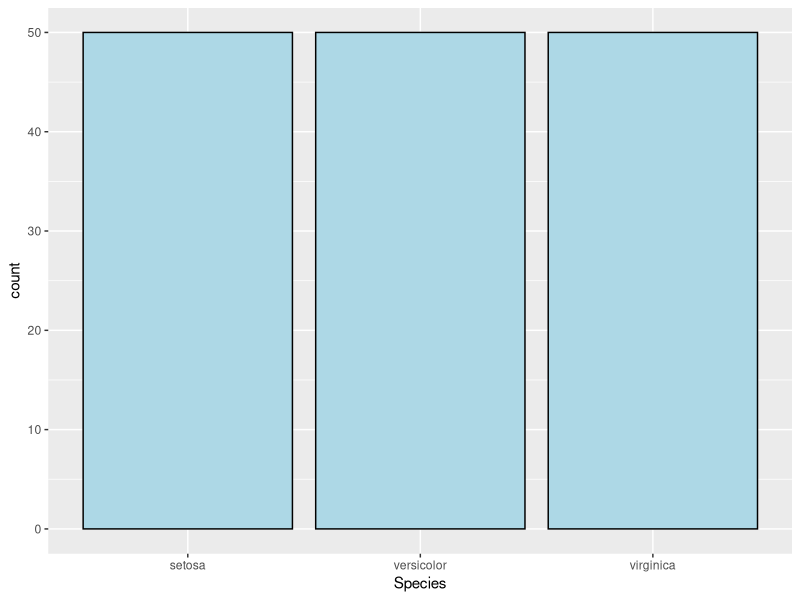
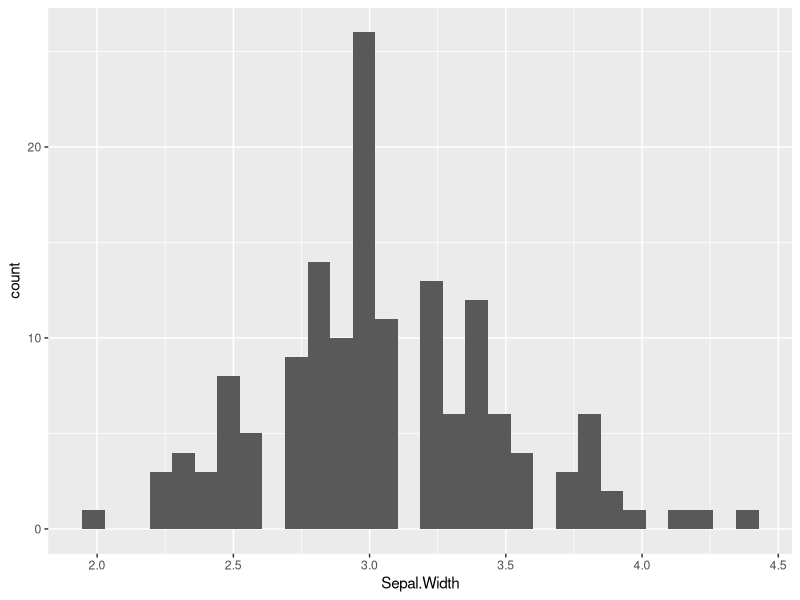
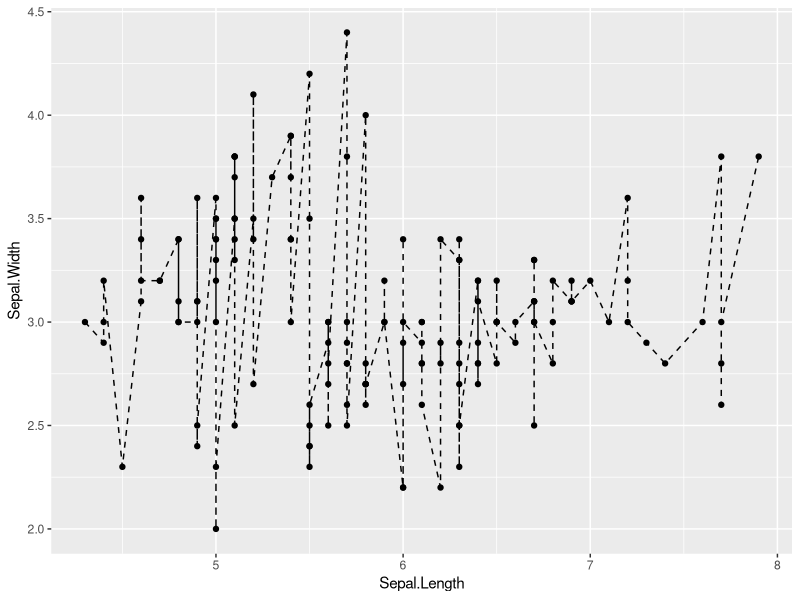
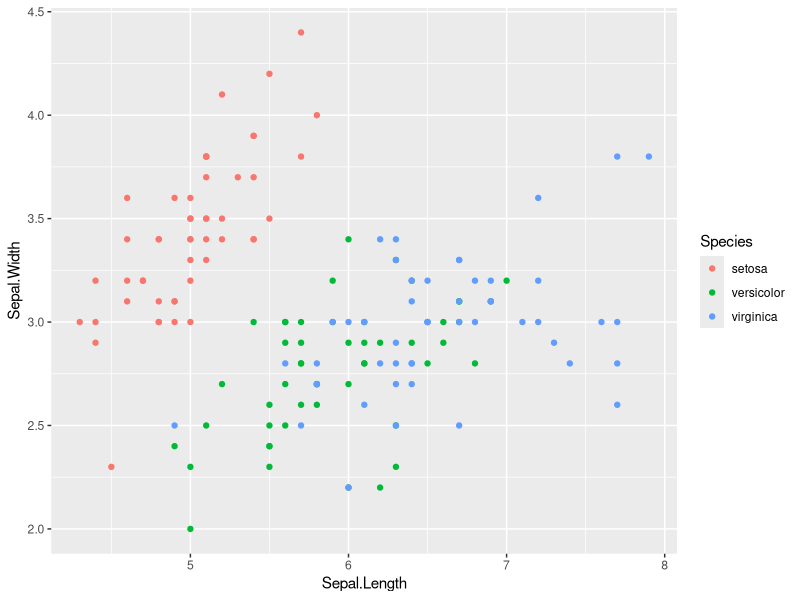

Reproduce these figures in R, in order.
## ---- chunk 1
library(ggplot2)
ggplot(data=iris, aes(x=Species))+geom_bar(fill="lightblue",colour="black")
## ---- chunk 2
ggplot(data=iris, aes(x=Sepal.Width))+geom_histogram()
## ---- chunk 3
ggplot(data=iris, aes(x=Sepal.Length, y=Sepal.Width))+geom_line(linetype="dashed")+geom_point()
## ---- chunk 4
ggplot(data=iris)+geom_point(aes(x=Sepal.Length, y=Sepal.Width, color=Species))
